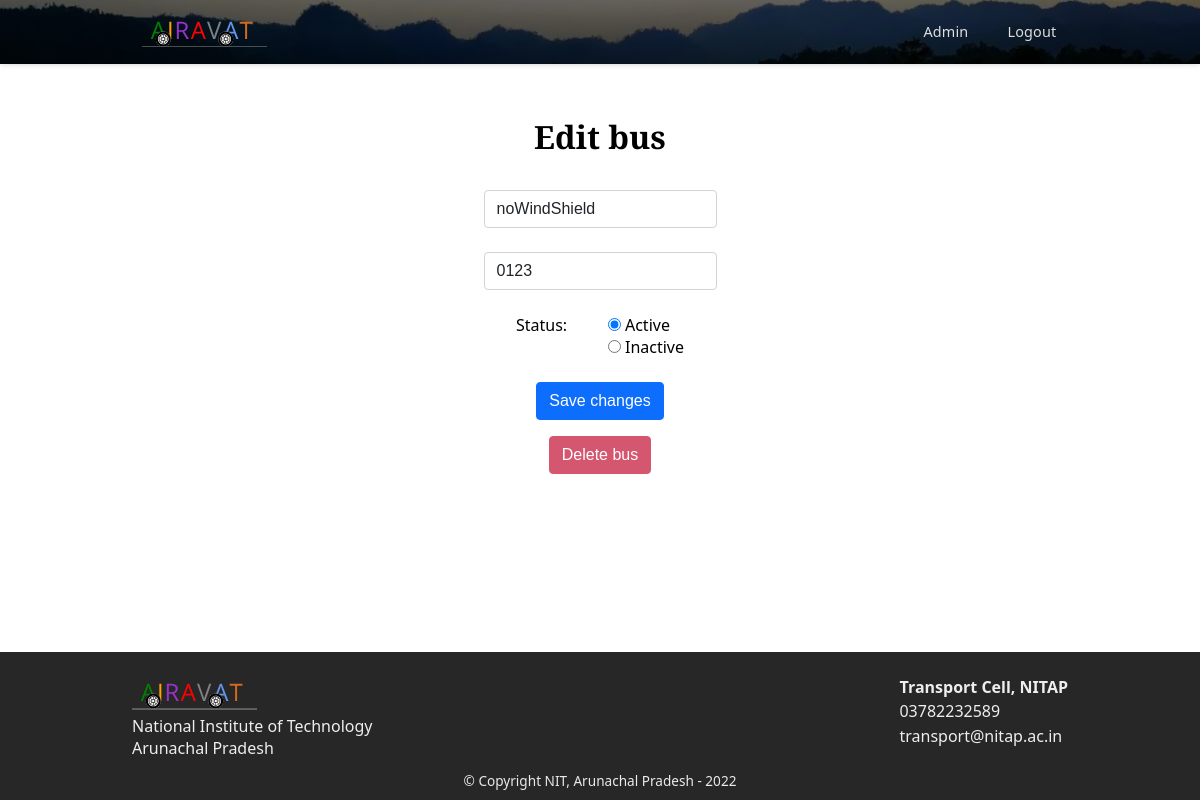
Page /update_bus?id=5 (signed in) on the earlier database version.
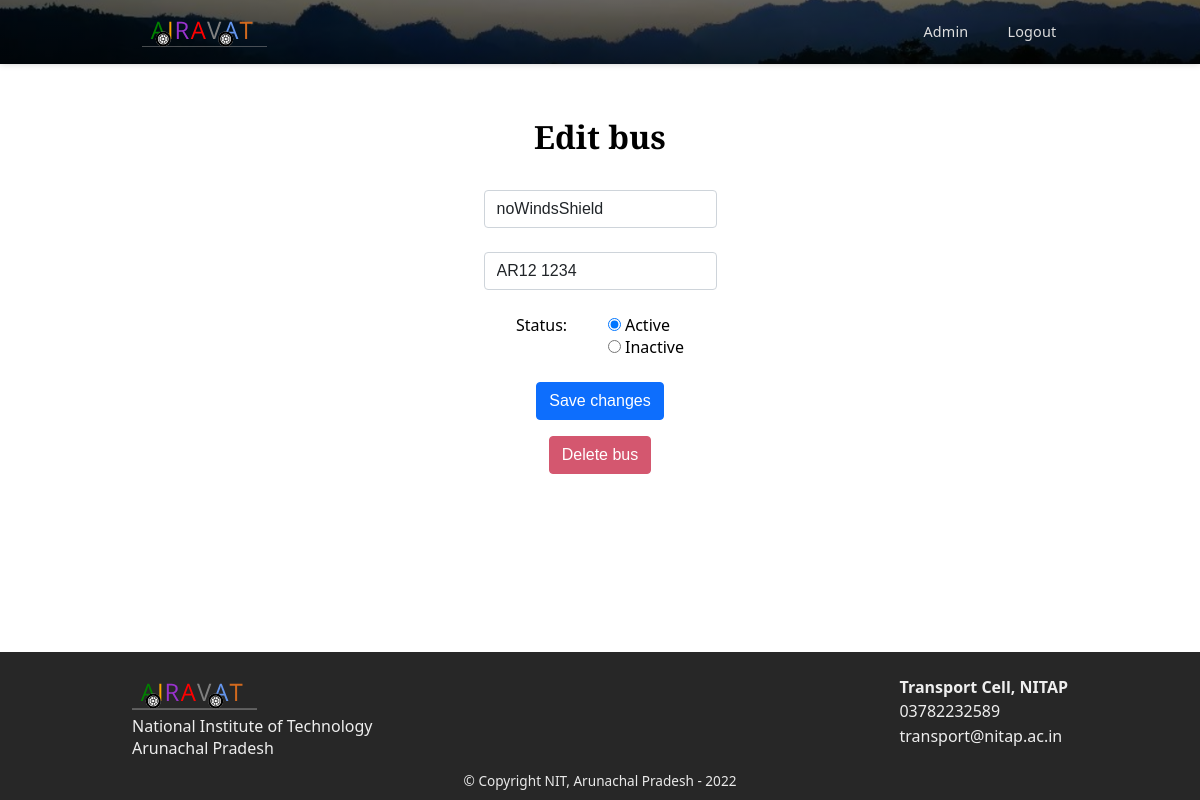
Same page on the later database version.
### tables this page shows
CREATE TABLE bus (
    id INTEGER,
    name TEXT DEFAULT "Bus" NOT NULL,
    license_plate TEXT NOT NULL,
    status INTEGER DEFAULT 1 NOT NULL,
    lng REAL,
    lat REAL,
    in_campus_location TEXT,
    PRIMARY KEY(id)   
);

### app.py (the view, shortened to what this page needs)
@app.route("/update_bus", methods=["GET", "POST"])
@login_required
def update_bus():
    if (request.method == "GET"):
        id = request.args.get('id')
        bus = db.execute("SELECT * FROM bus WHERE id IS ?", id)[0]
        return render_template("editbus.html", bus=bus)

### app.py (called while the page is built)
@app.after_request
def after_request(response):
    response.headers["Cache-Control"] = "no-cache, no-store, must-revalidate"
    response.headers["Expires"] = 0
    response.headers["Pragma"] = "no-cache"
    return response

### helpers.py (called while the page is built)
def login_required(f):
    @wraps(f)
    def decorated_function(*args, **kwargs):
        if session.get("user_id") is None:
            return redirect("/login")
        return f(*args, **kwargs)
    return decorated_function

### templates/editbus.html (shortened to what this page needs)
{% extends "layout.html" %}
{% block main %}
<div class="container section tab-view active-view">
    <h1 class="page-heading">Edit bus</h2>
        <form class="bus-form" action="/update_bus" method="post">
            <div class="form-inp">
                <input autocomplete="off" autofocus class="form-control" id="busname" name="busname"
                    value="{{ bus.name }}" placeholder="Bus name" type="text">
            </div>
            <div class="form-inp">
                <input autocomplete="off" autofocus class="form-control" id="license" name="license"
                    value="{{ bus.license_plate }}" placeholder="License Plate" type="text" required>
            </div>
            <div class="form-inp radios">
                <div class="label">Status: </div>
                <div>
                {% if bus.status == 0 %}
                <input type="radio" id="statusActive" name="status" value="active">
                <label for="active">Active</label><br>
                <input type="radio" id="statusInactive" name="status" value="inactive" checked>
                <label for="inactive">Inactive</label><br>
                {% else %}
                <input type="radio" id="statusActive" name="status" value="active" checked>
                <label for="active">Active</label><br>
                <input type="radio" id="statusInactive" name="status" value="inactive">
                <label for="inactive">Inactive</label><br>
                {% endif %}
                </div>
            </div>
            <button class="btn form-submit" type="submit">Save changes</button>
        </form>
        <form class="bus-form" action="/remove" method="post">
            <button class="btn delete" type="submit">Delete bus</button>
        </form>
</div>
{% endblock %}

Differences in the rows shown:
changed bus: busname "noWindShield" → "noWindsShield"; license "0123" → "AR12 1234"
